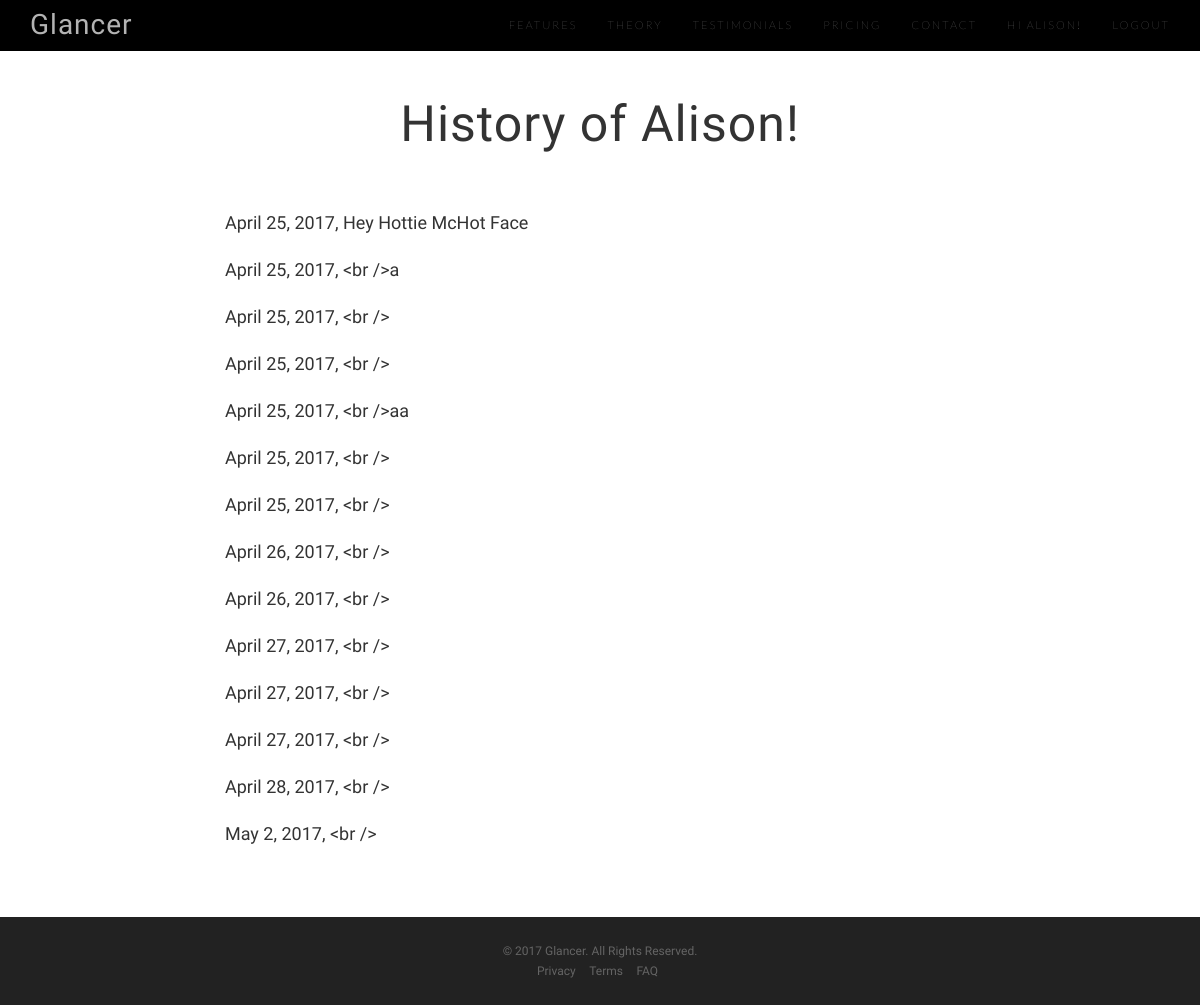
The page /history/ (signed in) on the database as committed earlier.
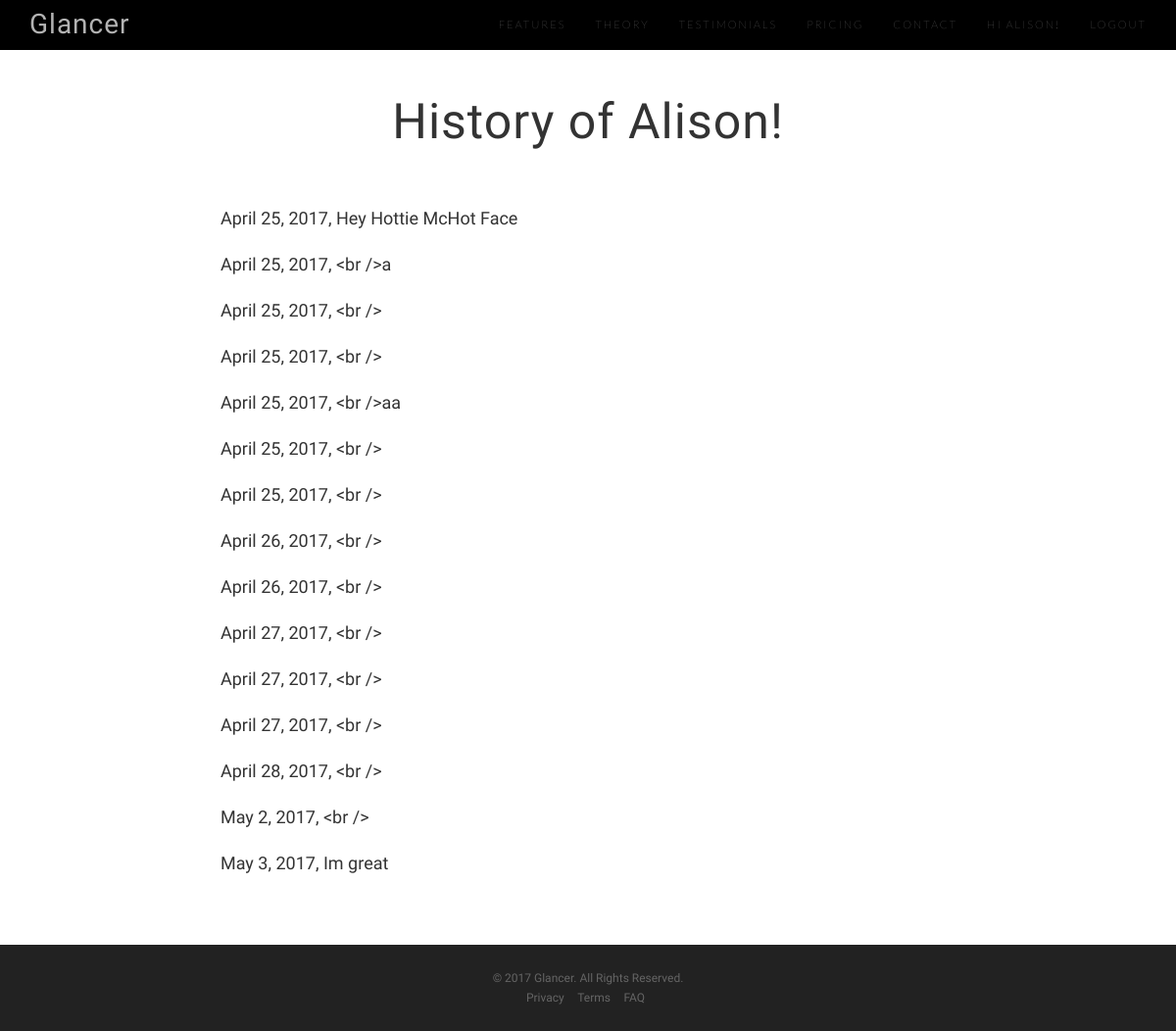
The same page on the database as committed later.
### Glancer/models.py (models this page shows, shortened)
class Glance(models.Model):
    value = 1
    date = models.DateField('Date Sent')
    description = models.TextField(max_length=200, blank=True)
    receiver = models.ForeignKey(Profile, related_name="glance_receiver", on_delete=models.CASCADE)

### Glancer/views.py (the view)
# urls.py: url(r'^history/', views.history, name='history'),
def history(request):
    context = constructor(request)
    user_glances = 0
    list_glances = []
    for glance in all_glances:
        if str(glance.receiver_id) == str(request.user.id):
            user_glances = user_glances + 1
            list_glances.append(glance)
    more_context = {
        'user_list': all_users,
        'user_glances' : user_glances,
        'list_glances' : list_glances,
    }
    context.update(more_context)
    return render(request, 'Glancer/history.html', context)

### Glancer/views.py (called while the page is built)
def constructor(request):
    authentic = False
    username = None
    user_id = None
    if request.user.is_authenticated():
        username = request.user.username
        user_id = request.user.id
        authentic = True
    context = {
        'user_list': all_users,
        'authentic': authentic,
        'username': username,
        'user_id': user_id,
    }
    return context

### Glancer/templates/Glancer/history.html
{% extends 'Glancer/base.html' %}
{% block content %}
<section id="features" class="features">
        <div class="container">
            <div class="row">
                <div class="col-lg-2"></div>
                <div class="col-lg-8">
                    <p><br></p>
                    <h2 style="text-align: center">History of {{ username }}!</h2>
                    <p><br></p>
                    {% for glance in list_glances %}
                        <p>{{ glance.date }}, {{ glance.description }}</p>
                    {% endfor %}
                </div>
            </div>
        </div>
</section>
{% endblock %}

### Glancer/templates/Glancer/base.html (shortened to what this page needs)
{% load static %}
<!DOCTYPE html>
<html lang="en">
<head>
    <link href="{% static "Glancer/lib/bootstrap/css/bootstrap.min.css"%}" rel="stylesheet">
    <link rel="stylesheet" href="{% static "Glancer/lib/font-awesome/css/font-awesome.min.css"%}">
    <link rel="stylesheet" href="{% static "Glancer/lib/simple-line-icons/css/simple-line-icons.css"%}">
    <link rel="stylesheet" href="{% static "Glancer/lib/device-mockups/device-mockups.min.css"%}">
    <link href="{% static "Glancer/css/new-age.min.css"%}" rel="stylesheet">
    <link href="{% static "Glancer/css/custom.css"%}" rel="stylesheet">
</head>
<body id="page-top">
<div class="main-content">
<nav id="mainNav" class="navbar navbar-default navbar-fixed-top">
    <div class="container">
        <div class="navbar-header">
            <a class="navbar-brand page-scroll" href="/">Glancer</a>
        </div>
        <div class="collapse navbar-collapse" id="bs-example-navbar-collapse-1">
            <ul class="nav navbar-nav navbar-right">
                <li>
                    <a class="page-scroll" href="/#download">Features</a>
                </li>
                <li>
                    <a class="page-scroll" href="/">Theory</a>
                </li>
                <li>
                    <a class="page-scroll" href="/">Testimonials</a>
                </li>
                <li>
                    <a class="page-scroll" href="/">Pricing</a>
                </li>
                <li>
                    <a class="page-scroll" href="/#contact">Contact</a>
                </li>
                 <li>
                        {% if not authentic %}
                            <a class="" href="/login/">Login</a>
                            {% else %}
                            <a class="" href="/user/{{ user_id }}">Hi {{ username }}!</a>
                            <li>
                                <a class="page-scroll" href="/logout/">Logout</a>
                             </li>
                        {% endif %}
            </ul>
        </div>
    </div>
</nav>
    {% block content %}{% endblock %}
</div>
 <footer >
        <div class="container">
            <p>&copy; 2017 Glancer. All Rights Reserved.</p>
            <ul class="list-inline">
                <li>
                    <a href="#">Privacy</a>
                </li>
                <li>
                    <a href="#">Terms</a>
                </li>
                <li>
                    <a href="#">FAQ</a>
                </li>
            </ul>
        </div>
 </footer>
</body>
</html>

### Glancer/static/Glancer/css/custom.css (style rules this page uses)
.navbar-brand { font-size: 28px; }
.navbar { background-color: #000; }
.features { background-color: #fff; }
footer { left: 0; bottom: 0; width: 100%; overflow:hidden; }
.main-content { min-height: calc(100vh - 88px); }
section { padding: 50px 0; position: relative; }

Rows that differ between the two databases and show on the page:
added Glance: date "May 3, 2017", description "Im great"
